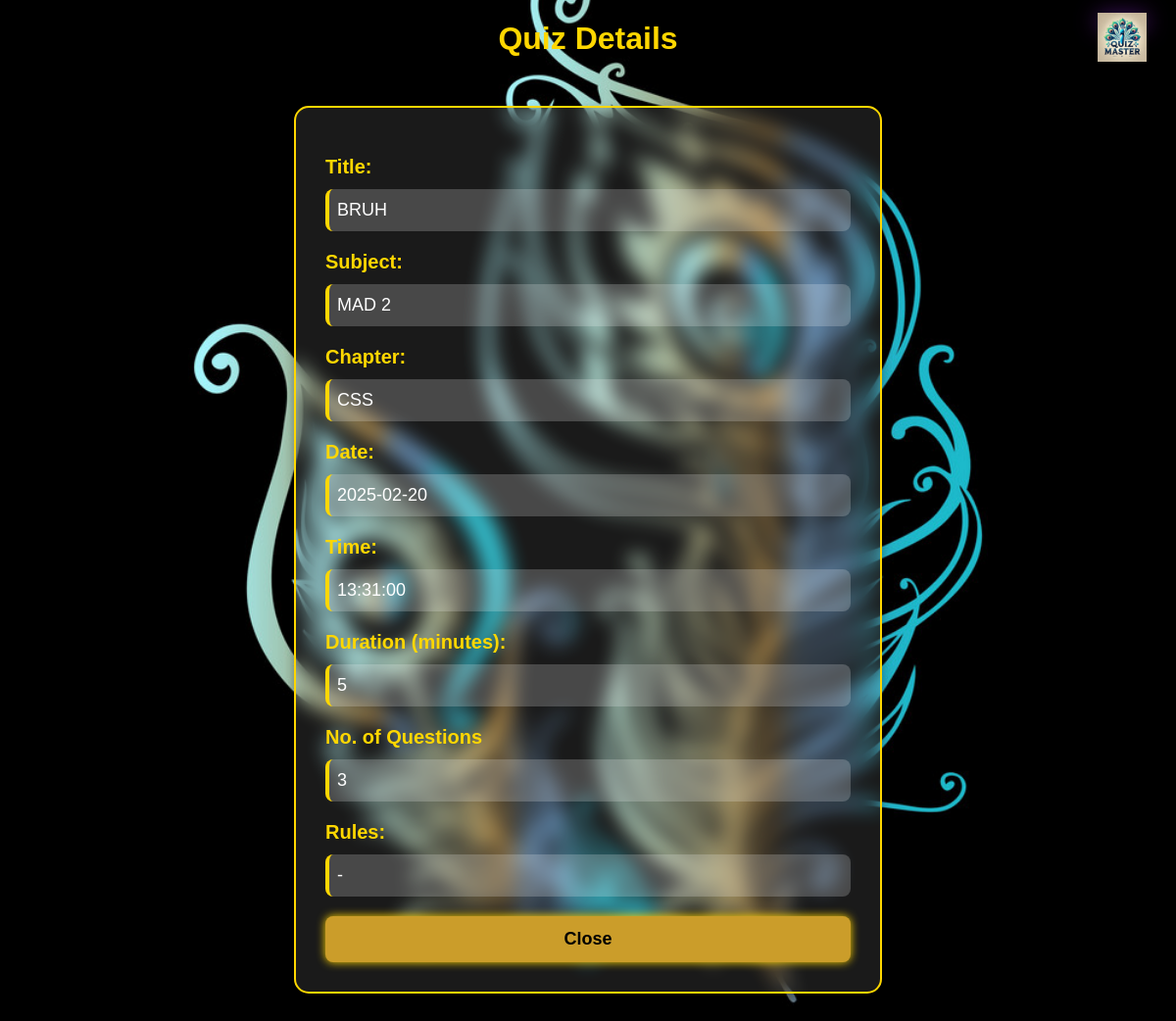
Page /view_quiz/5 (signed in) on the committed database.
### model/model.py (models this page shows)
class Quiz(db.Model):
    __tablename__ = "quizzes"
    id = db.Column(db.Integer, primary_key=True)
    title = db.Column(db.String(100), nullable=False)
    chapter_id = db.Column(db.Integer, db.ForeignKey("chapters.id"), nullable=False)
    date = db.Column(db.Date, nullable=False)
    time = db.Column(db.Time, nullable=False)
    duration = db.Column(db.Integer, nullable=False)
    rules = db.Column(db.String(500), nullable=True)
    chapter = db.relationship("Chapter", back_populates="quizzes")
    questions = db.relationship("Question", back_populates="quiz", cascade="all, delete-orphan")
    scores = db.relationship("Score", back_populates="quiz", cascade="all, delete-orphan")
    user_responses = db.relationship("UserResponse", cascade="all, delete-orphan")

class Subject(db.Model):
    __tablename__ = "subjects"
    id = db.Column(db.Integer, primary_key=True)
    name = db.Column(db.String(100), nullable=False)
    description = db.Column(db.String(700), nullable=True)
    chapters = db.relationship("Chapter", back_populates="subject", cascade="all, delete-orphan")

class Chapter(db.Model):
    __tablename__ = "chapters"
    id = db.Column(db.Integer, primary_key=True)
    name = db.Column(db.String(100), nullable=False)
    description = db.Column(db.String(700), nullable=False)
    subject_id = db.Column(db.Integer, db.ForeignKey("subjects.id"), nullable=False)
    subject = db.relationship("Subject", back_populates="chapters")
    quizzes = db.relationship("Quiz", back_populates="chapter", cascade="all, delete-orphan")

### controllers/controllers.py (the view)
@controllers.route('/view_quiz/<int:quiz_id>')
def view_quiz(quiz_id):
    if 'user_id' not in session :
        flash('Please log in to access the dashboard.')
        return redirect(url_for('controllers.login'))
    quiz = Quiz.query.get_or_404(quiz_id)
    return render_template('view_quiz.html', quiz = quiz)

### templates/view_quiz.html (shortened to what this page needs)
<!DOCTYPE html>
<html lang="en">
<head>
    <link href="https://stackpath.bootstrapcdn.com/bootstrap/4.5.2/css/bootstrap.min.css" rel="stylesheet">
</head>
<body>
    <h1> Quiz Details</h1>
    <header class="logo">
        <img src="{{ url_for('static', filename='images/logo.png') }}" alt="Quiz Master Logo" width="50">
    </header>
    <div class="container">
        <form method="POST">
            <div class="quiz-details">
                <label for="qname">Title:</label>
                <p>{{ quiz.title }}</p>
                <label for="qsubject">Subject:</label>
                <p>{{ quiz.chapter.subject.name }}</p>
                <label for="qchapter">Chapter:</label>
                <p>{{ quiz.chapter.name }}</p>
                <label for="qdate">Date:</label>
                <p>{{ quiz.date }}</p>
                <label for="qtime">Time:</label>
                <p>{{ quiz.time }}</p>
                <label for="qduration">Duration (minutes):</label>
                <p>{{ quiz.duration }}</p>
                <label for="qduration">No. of Questions</label>
                <p>{{ quiz.questions|length }}</p>
                <label for="qrules">Rules:</label>
                <p>{{ quiz.rules }}</p>
            </div>
            <div class="btn-group">
                <a href="{{ url_for('controllers.user_dashboard') }}" class="btn btn-secondary">Close</a>
            </div>
        </form>
    </div>
</body>
</html>

### rows in the picture
Quiz: title "BRUH", date "2025-02-20", time "13:31:00", duration "5", rules "-"
Subject: chapter.subject.name "MAD 2"
Chapter: chapter.name "CSS"

### other values in the picture
{{ quiz.questions|length }} "3"
